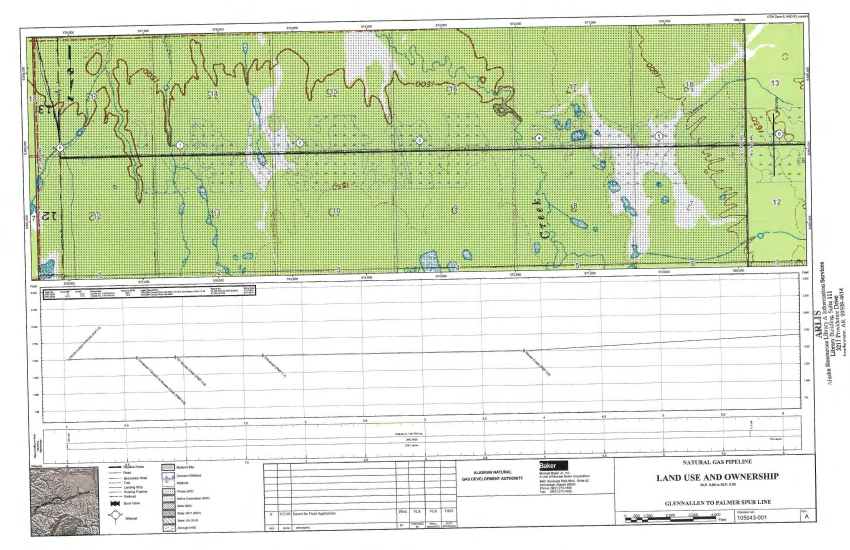
#> input picture batches/united-states-gas/staging/route-creation-newrows-20261020/maps/P8092/map-02.png, 2550 x 1649 px, found by its file name (shown at 1/3 size)
$ python prev.py
#> lines starting #> are read from the running program, lines starting #| are printed output that depends on the picture; after the words box and inside, x2 and y2 are one past the last pixel; in counts of white or black regions, pixels touching at a corner belong together
import json,numpy as np
from PIL import Image
from scipy import ndimage as ndi
from scipy.optimize import minimize
from pyproj import Transformer
M='/Users/baird/Dropbox/_git_ALL/_github-repos-gem/pipelines-researcher/batches/united-states-gas/staging/route-creation-newrows-20261020/maps/P8092/map-02.png'
im=np.array(Image.open(M).convert('RGB')).astype(int)
r,g,b=im[...,0],im[...,1],im[...,2]
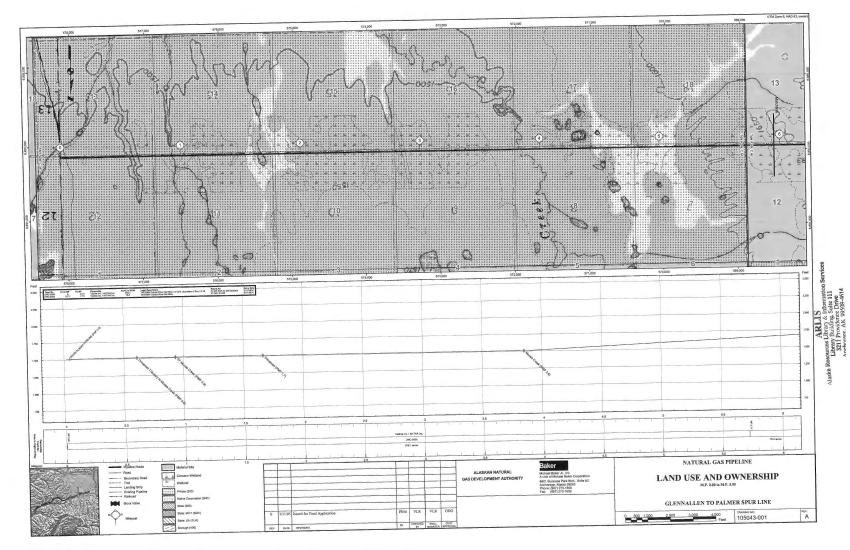
#> r: shape (1649, 2550) int64 (shown at 1/3 size); min 0, max 255, mean 217.1
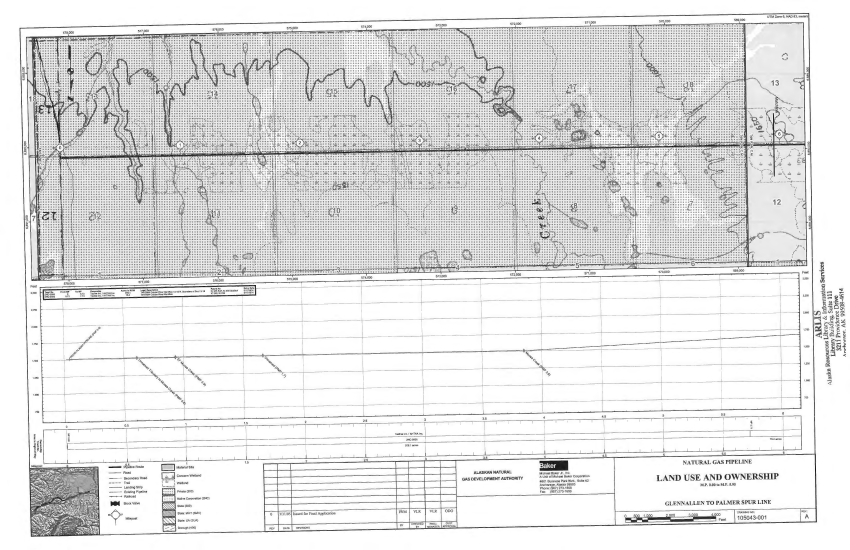
#> g: shape (1649, 2550) int64 (shown at 1/3 size); min 0, max 255, mean 226.5
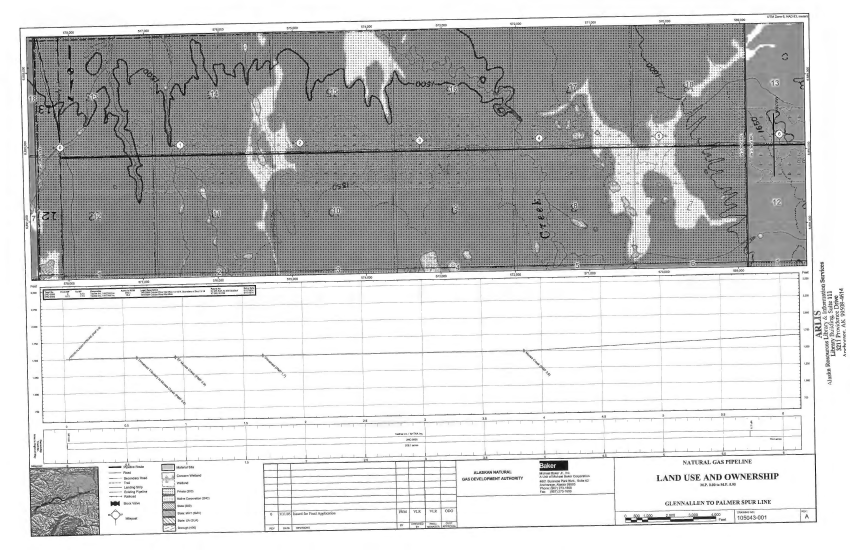
#> b: shape (1649, 2550) int64 (shown at 1/3 size); min 0, max 255, mean 199.3
blue=(b>r+25)&(b>=g-5)&(g>r)   # blue/teal strokes
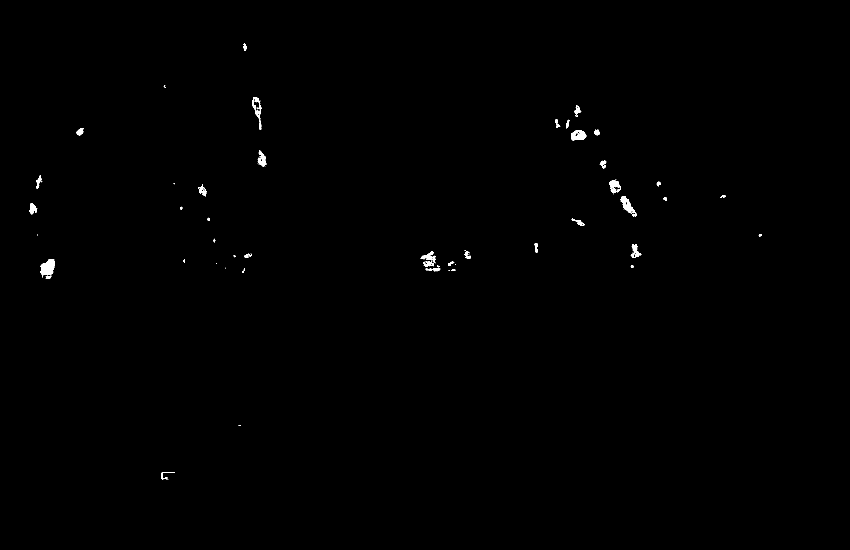
#> blue: shape (1649, 2550) bool (shown at 1/3 size); 0.27% white; 97 white regions (52 under 20 px), largest, box (x1, y1, x2, y2) and area: (120, 777, 165, 832) 1521, (1714, 390, 1759, 421) 943, (1860, 589, 1900, 641) 883
blue[830:]=False; blue[:90]=False
#> after `blue[830:] = False`: blue: shape (1649, 2550) bool; 0.27% white; 93 white regions (49 under 20 px), largest, box (x1, y1, x2, y2) and area: (120, 777, 165, 830) 1516, (1714, 390, 1759, 421) 943, (1860, 589, 1900, 641) 883
print('blue px',blue.sum())
#| blue px 11204
dt=ndi.distance_transform_edt(~blue)
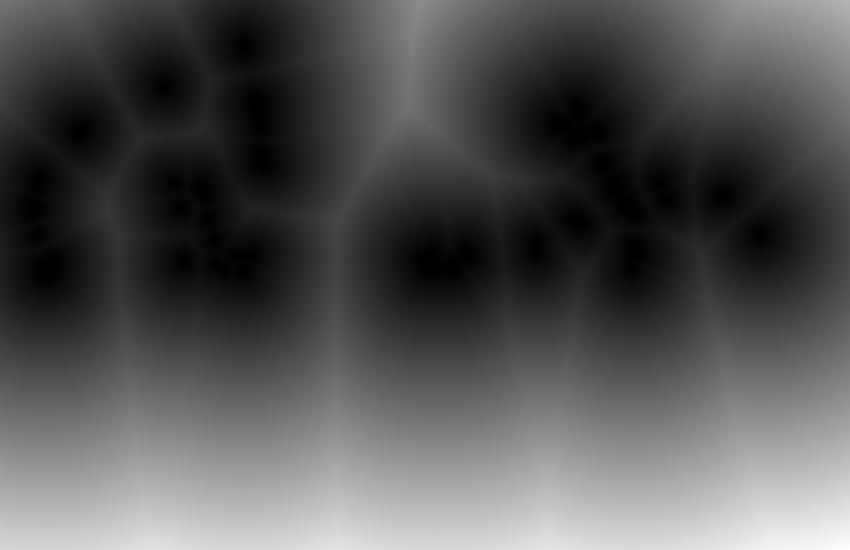
#> dt: shape (1649, 2550) float64 (shown at 1/3 size); min 0, max 977.5, mean 324; drawn with min black and max white
#> (the run stopped early here; a loop or call above may not have finished)

$ run again, with batches/united-states-gas/staging/route-creation-newrows-20261020/maps/P8092/map-03.png copied over batches/united-states-gas/staging/route-creation-newrows-20261020/maps/P8092/map-02.png
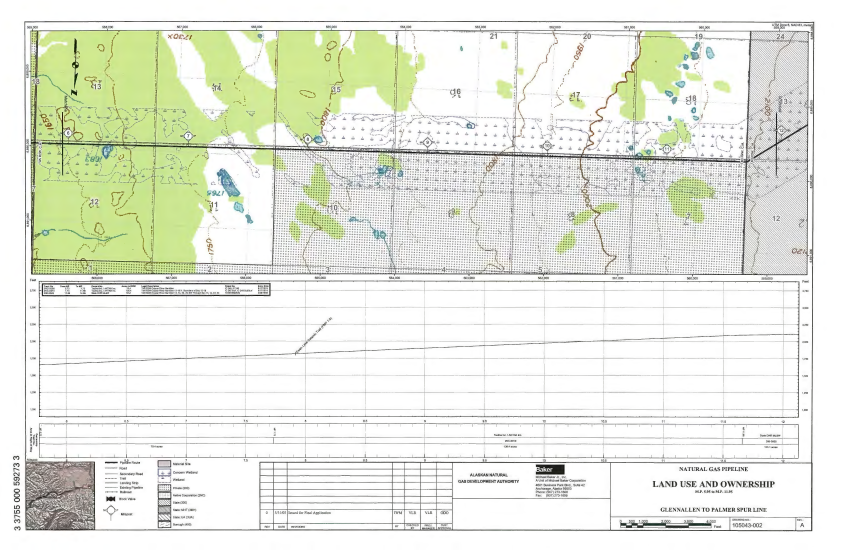
#> input picture batches/united-states-gas/staging/route-creation-newrows-20261020/maps/P8092/map-03.png, 2550 x 1649 px, found by its file name (shown at 1/3 size)
#> `blue=(b>r+25)&(b>=g-5)&(g>r)`:
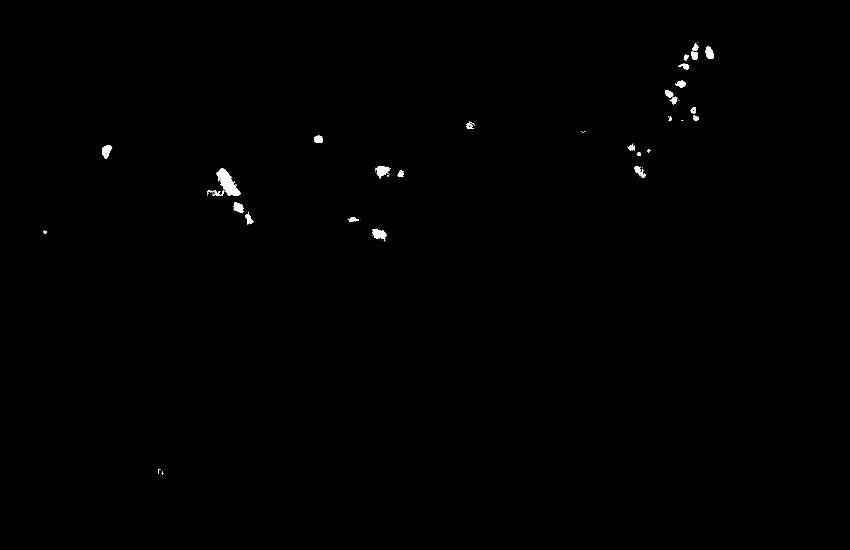
#> blue: shape (1649, 2550) bool (shown at 1/3 size); 0.28% white; 89 white regions (59 under 20 px), largest, box (x1, y1, x2, y2) and area: (650, 504, 722, 588) 2745, (1116, 687, 1159, 724) 859, (1125, 498, 1170, 535) 804
#| blue px 11744
#> `dt=ndi.distance_transform_edt(~blue)`:
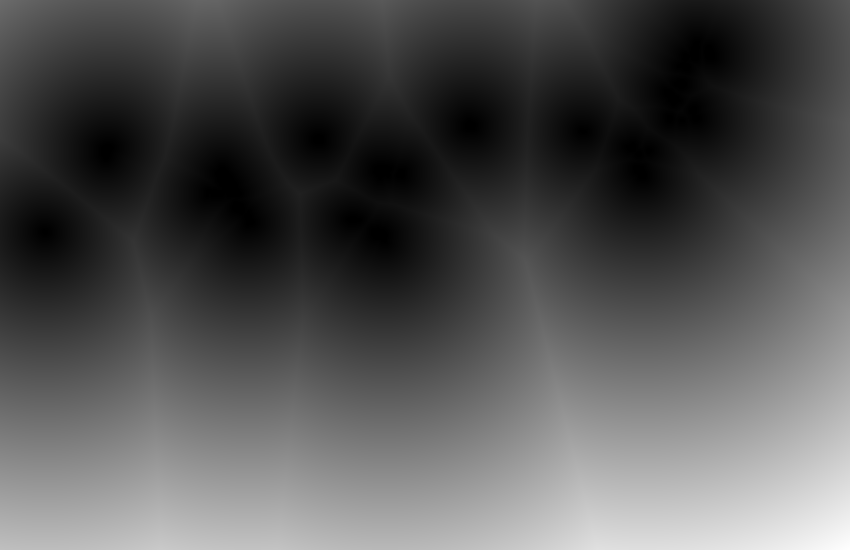
#> dt: shape (1649, 2550) float64 (shown at 1/3 size); min 0, max 1274.7, mean 420.5; drawn with min black and max white

$ run again, with batches/united-states-gas/staging/route-creation-newrows-20261020/maps/P8092/map-04.png copied over batches/united-states-gas/staging/route-creation-newrows-20261020/maps/P8092/map-02.png
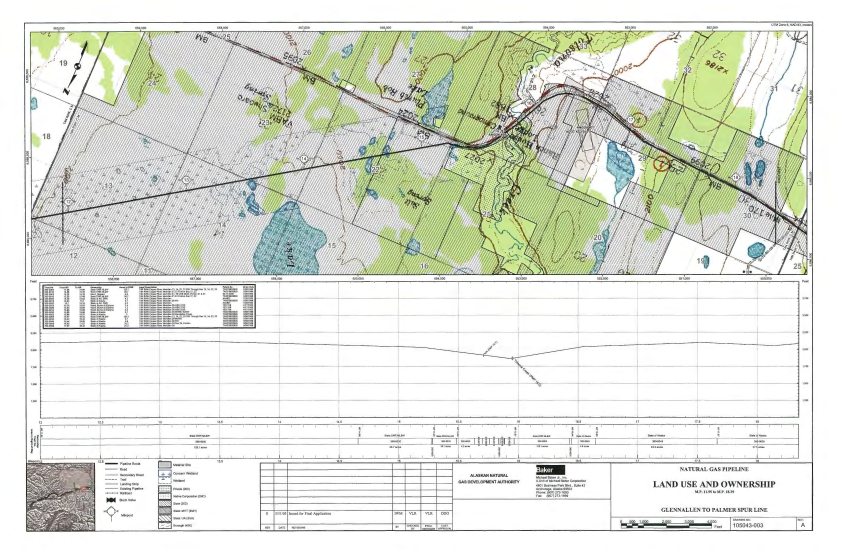
#> input picture batches/united-states-gas/staging/route-creation-newrows-20261020/maps/P8092/map-04.png, 2550 x 1649 px, found by its file name (shown at 1/3 size)
#> `blue=(b>r+25)&(b>=g-5)&(g>r)`:
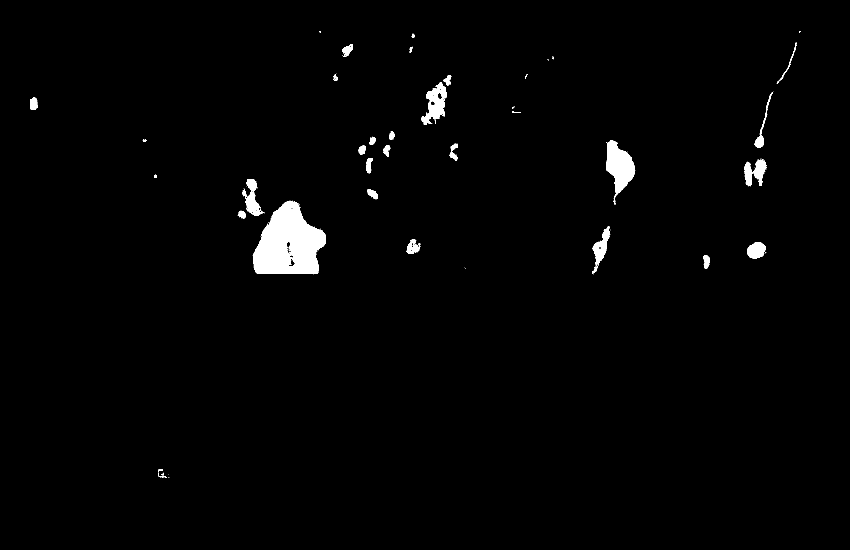
#> blue: shape (1649, 2550) bool (shown at 1/3 size); 1.5% white; 129 white regions (95 under 20 px), largest, box (x1, y1, x2, y2) and area: (759, 602, 978, 823) 31722, (1819, 420, 1906, 614) 8347, (1265, 247, 1341, 375) 4399
#| blue px 63604
#> `dt=ndi.distance_transform_edt(~blue)`:
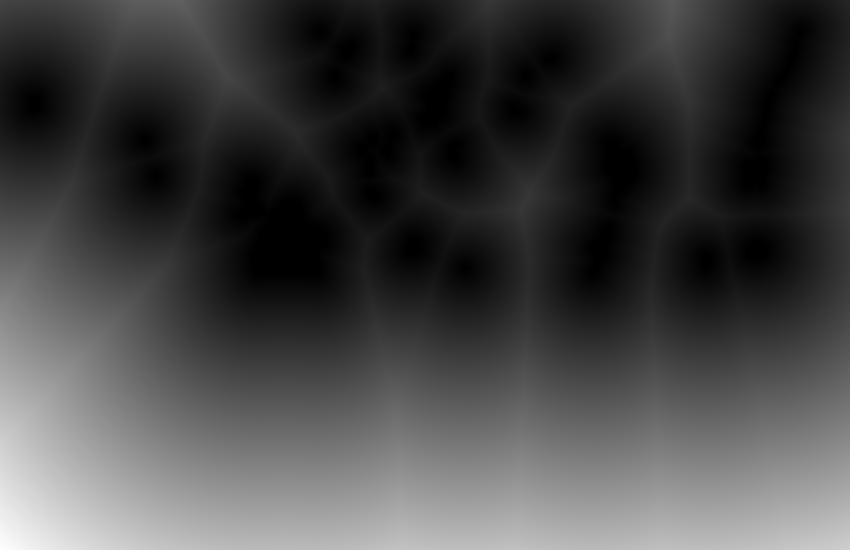
#> dt: shape (1649, 2550) float64 (shown at 1/3 size); min 0, max 1130.1, mean 310; drawn with min black and max white
